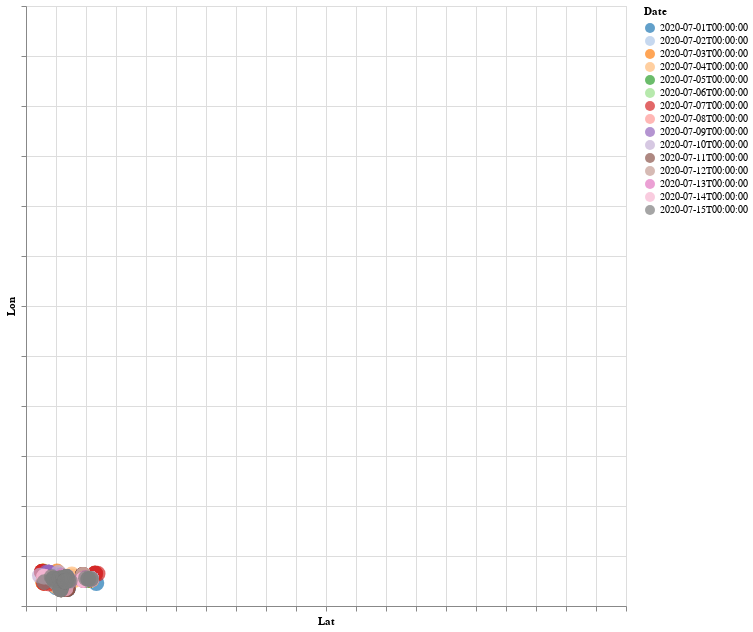

Notebook code for this chart:
### Code cell
alt.Chart(jul_df[['Lat', 'Lon', 'Date', 'tool2']]).mark_circle(size=250).encode(
    alt.X('Lat', title = 'Lat', axis=alt.Axis(labels=False)),
    alt.Y('Lon', title = 'Lon', axis=alt.Axis(labels=False)),
    color = alt.Color('Date:N', scale=alt.Scale(scheme = 'category20')),
    tooltip = 'tool2'
).properties(height=600, width=600).interactive()

### Figure 1 — Vega-Lite specification as saved in the notebook (floating-point values rounded to 4 significant figures; data arrays with more than 128 entries replaced by an {"elided": "..."} marker saying what was removed)
{"config": {"view": {"continuousWidth": 400, "continuousHeight": 300}}, "data": {"name": "data-bea2a4b78b108f07c378f7dab075ef5a"}, "mark": {"type": "circle", "size": 250}, "encoding": {"color": {"field": "Date", "scale": {"scheme": "category20"}, "type": "nominal"}, "tooltip": {"field": "tool2", "type": "nominal"}, "x": {"axis": {"labels": false}, "field": "Lat", "title": "Lat", "type": "quantitative"}, "y": {"axis": {"labels": false}, "field": "Lon", "title": "Lon", "type": "quantitative"}}, "height": 600, "selection": {"selector003": {"type": "interval", "bind": "scales", "encodings": ["x", "y"]}}, "width": 600, "$schema": "https://vega.github.io/schema/vega-lite/v4.17.0.json", "datasets": {"data-bea2a4b78b108f07c378f7dab075ef5a": {"elided": "966 records"}}}
